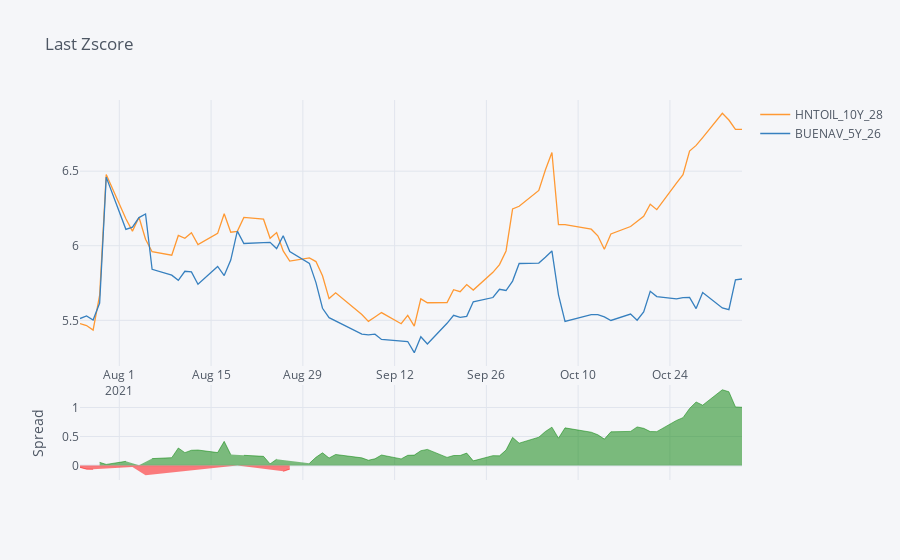

Notebook code for this chart:
### Code cell
corte = corps[[last,bono]].dropna()
corte.iplot(kind='spread',title='Last Zscore')
